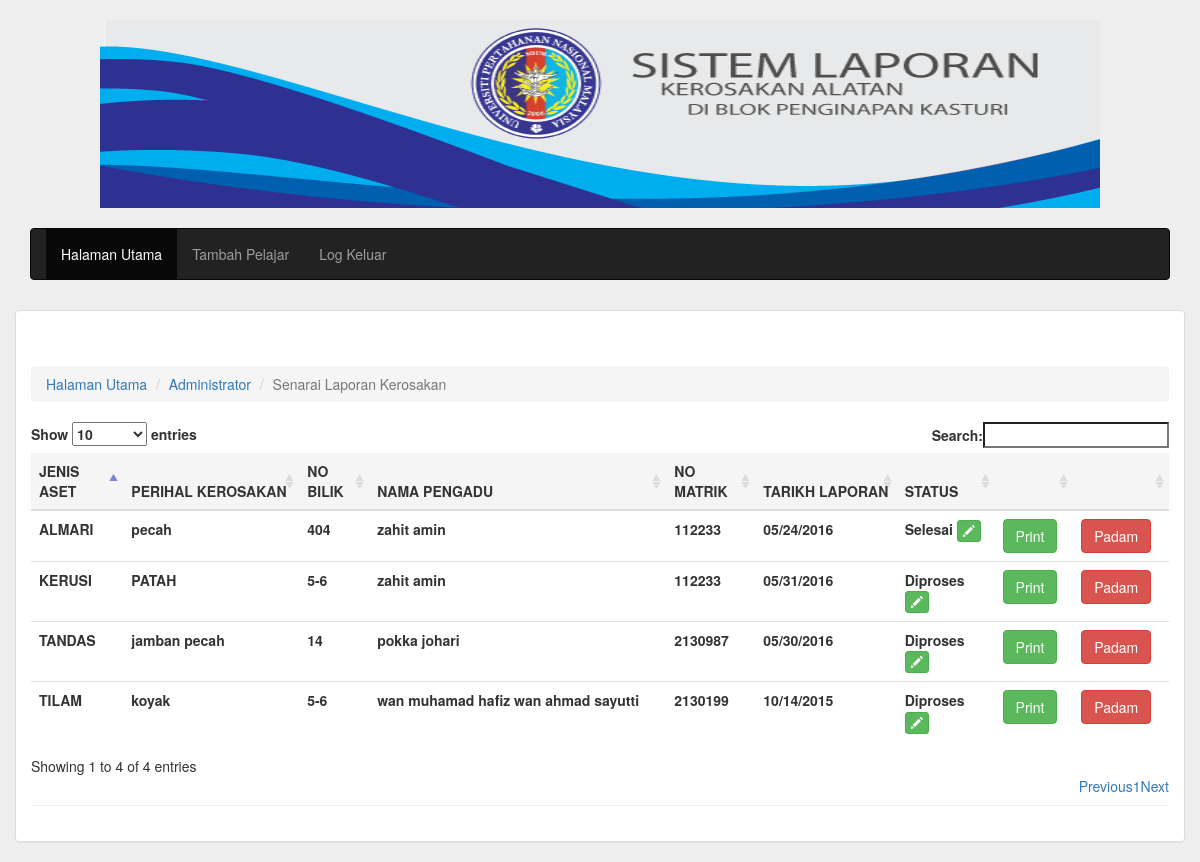
The app's page /admin/home.php (signed in) with its own data.
### tables this page shows
CREATE TABLE IF NOT EXISTS `aduan` (
  `aduan_id` int(11) NOT NULL,
  `jenis_aset` varchar(50) NOT NULL,
  `perihal_laporan` varchar(50) NOT NULL,
  `tarikh_laporan` varchar(50) NOT NULL,
  `no_bilik` varchar(50) NOT NULL,
  `nama_penggadu` varchar(50) NOT NULL,
  `no_matrik` varchar(50) NOT NULL,
  `status` varchar(50) NOT NULL
);

### admin/home.php (the view, shortened to what this page needs)
<?php require_once('../Connections/localhost.php'); ?>
<?php
$logoutAction = $_SERVER['PHP_SELF']."?doLogout=true";
?>
<?php
$query_Recordset1 = "SELECT * FROM aduan";
$Recordset1 = mysql_query($query_Recordset1, $localhost) or die(mysql_error());
$row_Recordset1 = mysql_fetch_assoc($Recordset1);
?>
<!DOCTYPE html>
<html lang="en">
<head>
 <link href="../css/bootstrap.min.css" rel="stylesheet">
  <link href="../css/mystyle.css" rel="stylesheet">
 <link href="../css/js-image-slider.css" rel="stylesheet" type="text/css" />
<link rel="stylesheet" type="text/css" href="https://cdn.datatables.net/1.10.11/css/dataTables.bootstrap.min.css">
</head>
<body style="background:#eee;">
<div class="container">
<br>
<center><IMG SRC="../gambar/banner.png" BORDER="0" WIDTH="1000" HEIGHT="188" ALT="Sistem Laporan"></center>
<br>
<nav class="navbar navbar-inverse">
<div class="collapse navbar-collapse" id="bs-example-navbar-collapse-1">
      <ul class="nav navbar-nav">
        <li class="active"><a href="#">Halaman Utama <span class="sr-only">(current)</span></a></li>
        <li><a href="tambah.php">Tambah Pelajar</a></li>
		<li><a href="<?php echo $logoutAction ?>">Log Keluar</a></li>
	  </ul>
	</div>
</nav>
    		<p><br/></p>
  		<div class="row">
  			<div class="col-xs-6 .col-sm-4"></div>
  				<div class="panel panel-default">
  					<div class="panel-body">
    						<div class="page-header">
							<ol class="breadcrumb">
  <li><a href="#">Halaman Utama</a></li>
  <li><a href="#">Administrator</a></li>
  <li class="active">Senarai Laporan Kerosakan</li>
</ol>
<div class="table-responsive">
							<table id="example" class="table table-hover" cellspacing="0" width="100%">
  <thead>
  <tr class="active">
    <th>JENIS ASET</th>
    <th>PERIHAL KEROSAKAN</th>
    <th>NO BILIK</th>
    <th>NAMA PENGADU</th>
    <th>NO MATRIK</th>
    <th>TARIKH LAPORAN</th>
	<th>STATUS</th>
	<th> </th>
	<th> </th>
	</tr>
  </thead>
  <?php do { ?>
    <tr>
      <th><?php echo $row_Recordset1['jenis_aset']; ?></th>
      <th><?php echo $row_Recordset1['perihal_laporan']; ?></th>
      <th><?php echo $row_Recordset1['no_bilik']; ?></th>
      <th><?php echo $row_Recordset1['nama_penggadu']; ?></th>
      <th><?php echo $row_Recordset1['no_matrik']; ?></th>
      <th><?php echo $row_Recordset1['tarikh_laporan']; ?></th>
	  <th><?php echo $row_Recordset1['status']; ?> <a href="javascript:window.open('status.php?aduan_id=<?php echo $row_Recordset1['aduan_id']; ?>','Preview','width=700,height=275')" class="btn btn-success btn-xs"><span class="glyphicon glyphicon-pencil" aria-hidden="true"></span></a></th>
	  <th><a href="javascript:window.open('preview.php?aduan_id=<?php echo $row_Recordset1['aduan_id']; ?>','Preview','width=900,height=450')" class="btn btn-success">Print</a></th>
	  <th><a href="padam.php?aduan_id=<?php echo $row_Recordset1['aduan_id']; ?>" class="btn btn-danger" onClick="return confirm('Adakah Anda Ingin Memadam Data ini?');">Padam</a></th>
    </tr>
    <?php } while ($row_Recordset1 = mysql_fetch_assoc($Recordset1)); ?>
                            </table>
          </div>
</div>
</div>
</div>
</div>
</div>
</body>
</html>

### css/mystyle.css (style rules this page uses)
body { background-image: url(../img/bg.png); background-repeat: repeat-x;; }
.navbar { margin-bottom: 0 !important; }
table.table { clear: both; margin-bottom: 6px !important; max-width: none !important; }
table.table thead .sorting, table.table thead .sorting_asc, table.table thead .sorting_desc, table.table thead .sorting_asc_disabled, table.table thead .sorting_desc_disabled { cursor: pointer; *cursor: hand; }
table.table thead .sorting { background: url('images/sort_both.png') no-repeat center right; }
table.table thead .sorting_asc { background: url('images/sort_asc.png') no-repeat center right; }

### records on screen
aduan: jenis_aset "KERUSI", perihal_laporan "PATAH", no_bilik "5-6", nama_penggadu "zahit amin", no_matrik "112233", tarikh_laporan "05/31/2016", status "Diproses"
aduan: jenis_aset "ALMARI", perihal_laporan "pecah", no_bilik "404", nama_penggadu "zahit amin", no_matrik "112233", tarikh_laporan "05/24/2016", status "Selesai"
aduan: jenis_aset "TANDAS", perihal_laporan "jamban pecah", no_bilik "14", nama_penggadu "pokka johari", no_matrik "2130987", tarikh_laporan "05/30/2016", status "Diproses"
aduan: jenis_aset "TILAM", perihal_laporan "koyak", no_bilik "5-6", nama_penggadu "wan muhamad hafiz wan ahmad sayutti", no_matrik "2130199", tarikh_laporan "10/14/2015", status "Diproses"
